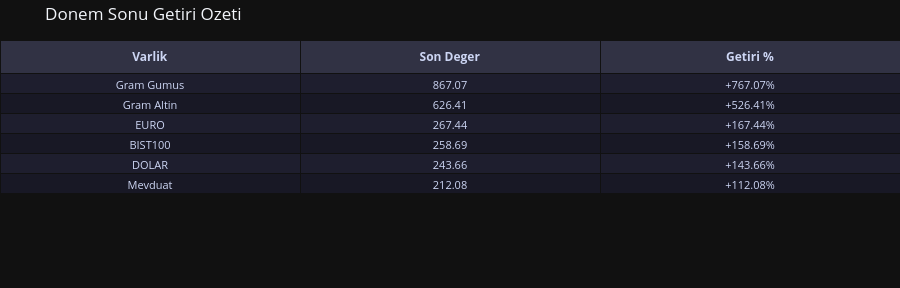

Source (notebook cell):
### Code cell
# Hucre 7 - Donem Sonu Getiri Ozeti
# Once Hucre 6'yi calistirin; dashboard yuklenince analysis_df otomatik set edilir.
if analysis_df is None:
    print("Once Hucre 6'yi calistirin (dashboard yuklensin).")
else:
    son_degerler = analysis_df.iloc[-1].dropna()
    getiri_df = pd.DataFrame({
        "Varlik": son_degerler.index,
        "Son Deger (baz=100)": son_degerler.values.round(2),
        "Toplam Getiri %": (son_degerler.values - 100).round(2),
    }).sort_values("Toplam Getiri %", ascending=False)

    tbl = go.Figure(go.Table(
        header=dict(
            values=["<b>Varlik</b>", "<b>Son Deger</b>", "<b>Getiri %</b>"],
            fill_color="#313244",
            font=dict(color="#cdd6f4", size=12),
            align="center",
        ),
        cells=dict(
            values=[
                getiri_df["Varlik"],
                getiri_df["Son Deger (baz=100)"],
                [f"{v:+.2f}%" for v in getiri_df["Toplam Getiri %"]],
            ],
            fill_color=[["#1e1e2e" if i % 2 == 0 else "#181825" for i in range(len(getiri_df))]],
            font=dict(color="#cdd6f4", size=11),
            align="center",
        ),
    ))
    tbl.update_layout(
        title="Donem Sonu Getiri Ozeti",
        template="plotly_dark",
        height=max(200, 38 * len(getiri_df) + 60),
        margin=dict(l=0, r=0, t=40, b=0),
    )
    display(tbl)

### Figure 1 — Plotly figure (JSON) as saved in the notebook; plotly's stock layout.template omitted (floating-point values rounded to 4 significant figures)
{"data": [{"cells": {"align": "center", "fill": {"color": [["#1e1e2e", "#181825", "#1e1e2e", "#181825", "#1e1e2e", "#181825"]]}, "font": {"color": "#cdd6f4", "size": 11}, "values": [["Gram Gumus", "Gram Altin", "EURO", "BIST100", "DOLAR", "Mevduat"], [867.1, 626.4, 267.4, 258.7, 243.7, 212.1], ["+767.07%", "+526.41%", "+167.44%", "+158.69%", "+143.66%", "+112.08%"]]}, "header": {"align": "center", "fill": {"color": "#313244"}, "font": {"color": "#cdd6f4", "size": 12}, "values": ["<b>Varlik</b>", "<b>Son Deger</b>", "<b>Getiri %</b>"]}, "type": "table"}], "layout": {"height": 288, "margin": {"b": 0, "l": 0, "r": 0, "t": 40}, "title": {"text": "Donem Sonu Getiri Ozeti"}}}
